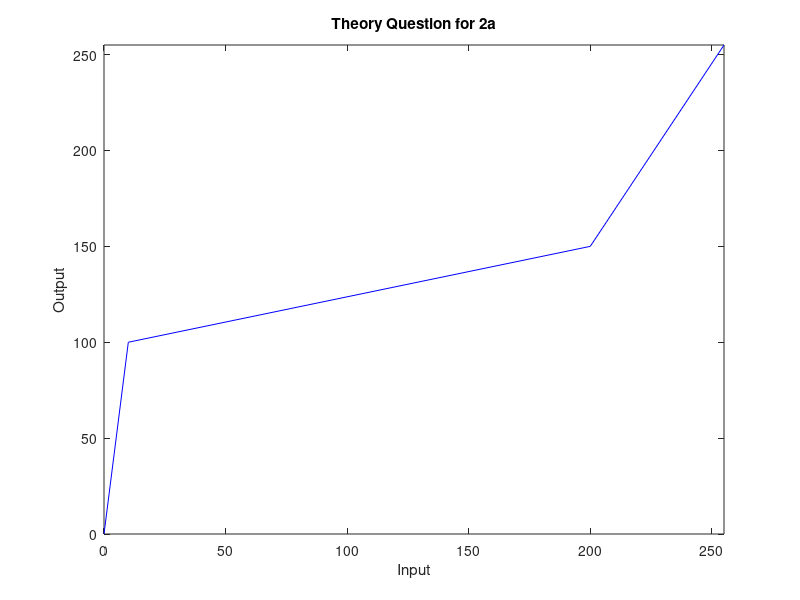

This figure's MATLAB source:
clc, clear, close all

x = [0, 10, 200, 255];
y = [0, 100, 150, 255];
plot(x,y,'b');
title('Theory Question for 2a')
xlim([0 255]); xlabel('Input')
ylim([0 255]); ylabel('Output')
saveas(gcf(), '2d_graph.jpg', 'jpg');